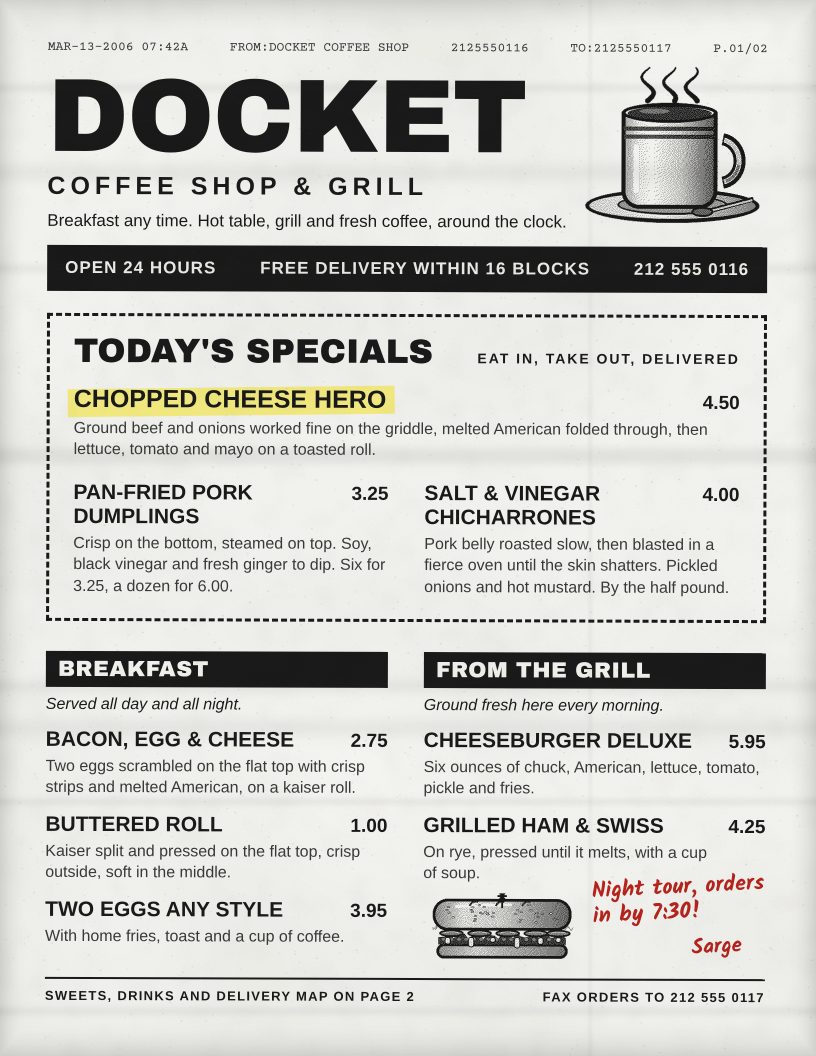
#> input picture wip/print/16-blocks/p1.png, 1632 x 2112 px, given in place of src-club.jpg, which was not available (shown at 1/2 size)
$ python paint.py
#> lines starting #> are read from the running program, lines starting #| are printed output that depends on the picture
"""Assets for the Heritage Club bill of fare (Trading Places, 1983). US Letter, painted at 2x.
  still-hall.jpg     : TMDB still of the club's front hall, cropped wide for the back
  wear-front/back    : soft aged vignette toward the edges, low-detail mottling, no marks over text
"""
import os
import numpy as np
from PIL import Image, ImageEnhance

D = os.path.dirname(os.path.abspath(__file__))
A = os.path.join(D, 'assets')
S = 2
W, H = 816, 1056

src = Image.open(os.path.join(A, 'src-club.jpg')).convert('RGB')
#> src is the input picture: PIL image 1632x2112 RGB; mean R, G, B 203.5, 203, 198.8


def bright(im, b=1.10, c=1.06, s=1.04):
#> called with b = 1.14, c = 1.05, s = 1.04
    im = ImageEnhance.Brightness(im).enhance(b)
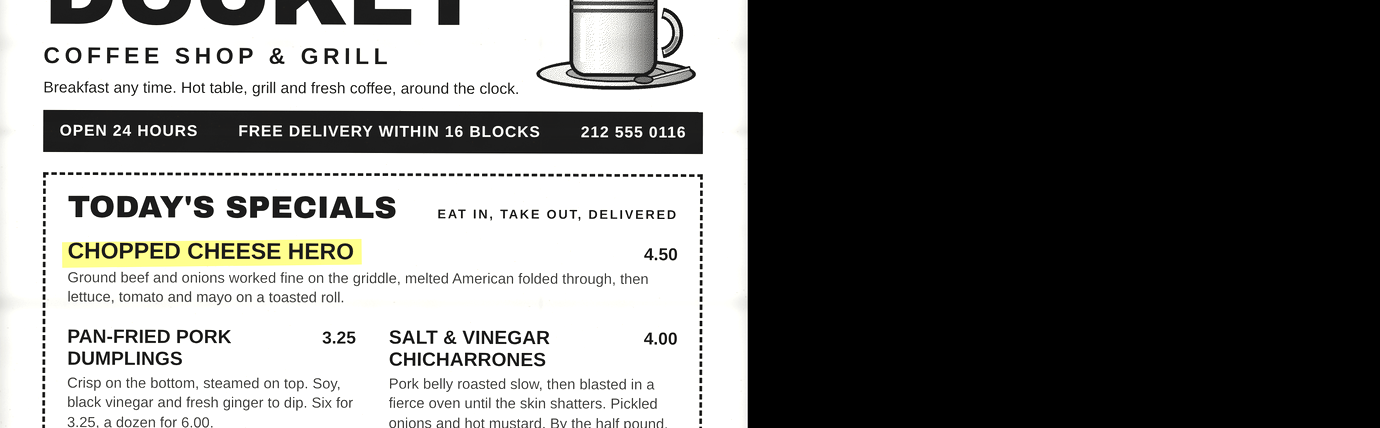
#> im: PIL image 1380x428 RGB; mean R, G, B 116.1, 116, 114.7
    im = ImageEnhance.Contrast(im).enhance(c)
    return ImageEnhance.Color(im).enhance(s)


# back still: 690 x 214 CSS px
hw, hh = 690 * S, 214 * S
cw = 3012; ch = int(cw * hh / hw); top = 250
bright(src.crop((0, top, cw, top + ch)).resize((hw, hh), Image.LANCZOS), 1.14, 1.05).save(
    os.path.join(A, 'still-hall.jpg'), quality=90)


def noise(h, w, base, seed, octaves=3):
#> called with h = 2112, w = 1632, base = 3, seed = 11, octaves = 3
    r = np.random.default_rng(seed); out = np.zeros((h, w)); amp = 1.0; tot = 0
    for o in range(octaves):
        n = base * 2 ** o
        g = r.standard_normal((n + 1, int(n * w / h) + 1)).astype(np.float32)
        out += amp * np.asarray(Image.fromarray(g, mode='F').resize((w, h), Image.BICUBIC)); tot += amp; amp *= 0.5
    return out / tot


def wear(name, seed):
    gw, gh = W * S, H * S
    y, x = np.mgrid[0:gh, 0:gw].astype(np.float32)
    dx = np.minimum(x, gw - 1 - x) / gw; dy = np.minimum(y, gh - 1 - y) / gh
    edge = np.clip(1 - np.minimum(dx * 7.5, dy * 9.5), 0, 1) ** 2.4
    mott = noise(gh, gw, 3, seed)
    a = np.clip(edge * 0.30 + (mott * 0.5 + 0.5) * 0.045 * (0.4 + edge), 0, 0.36)
    rgba = np.zeros((gh, gw, 4), np.uint8)
    rgba[..., 0], rgba[..., 1], rgba[..., 2] = 120, 78, 40
    rgba[..., 3] = (a * 255).astype(np.uint8)
    Image.fromarray(rgba, 'RGBA').save(os.path.join(A, name))
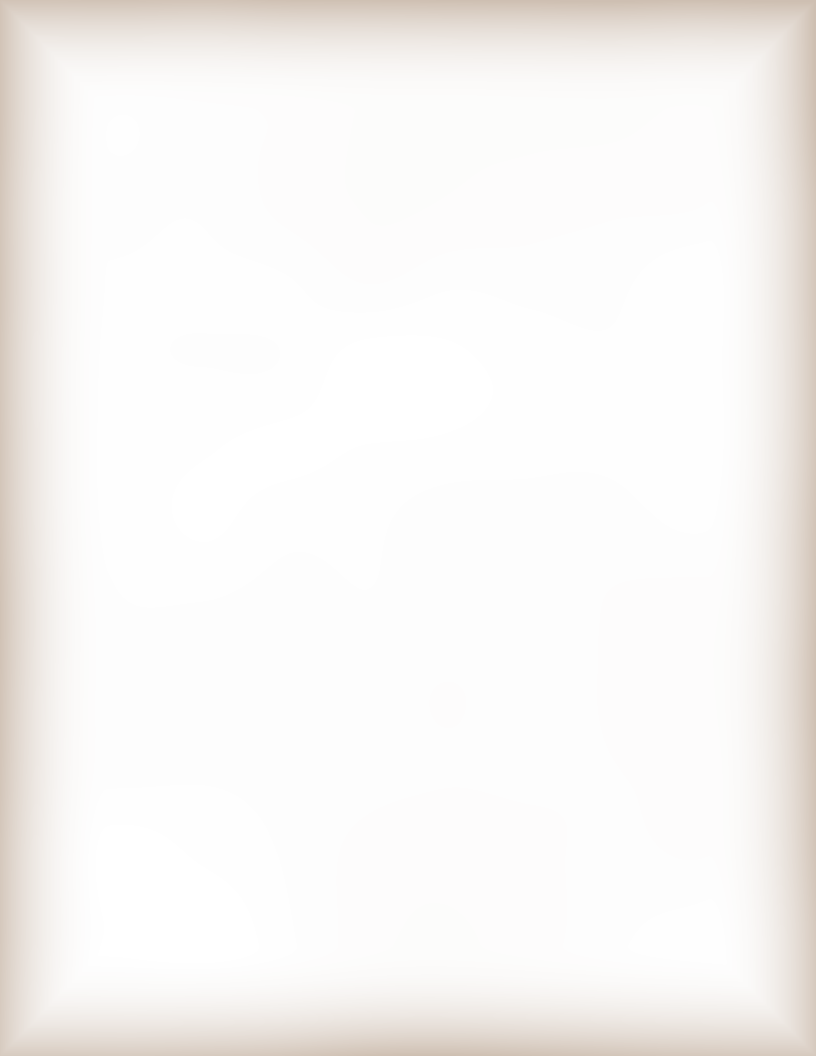
#> saved as wear-front.png: PIL image 1632x2112 RGBA (shown at 1/2 size); mean R, G, B, A 120, 78, 40, 13; transparent parts drawn white


wear('wear-front.png', 11)
wear('wear-back.png', 23)
print('painted')

$ run again, on wip/print/16-blocks/p2.png
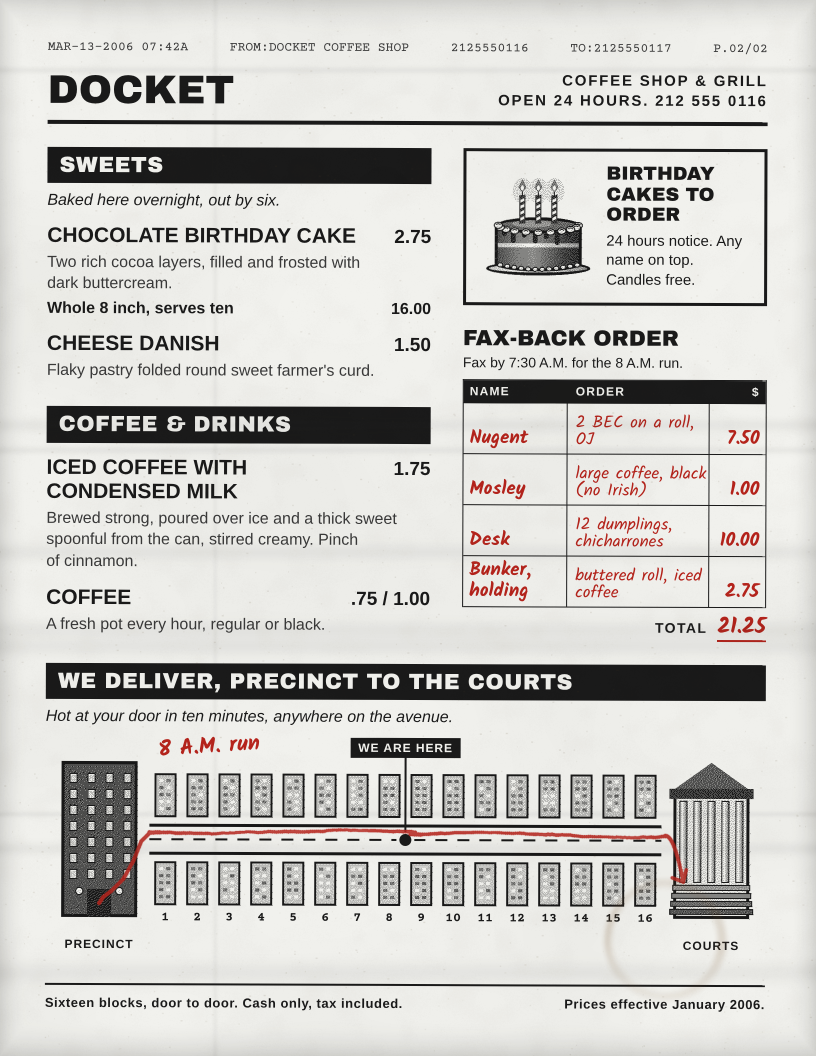
#> input picture wip/print/16-blocks/p2.png, 1632 x 2112 px, given in place of src-club.jpg, which was not available (shown at 1/2 size)
#> src is the input picture: PIL image 1632x2112 RGB; mean R, G, B 203.6, 202.2, 198.8
#> in bright, `im = ImageEnhance.Brightness(im).enhance(b)`:
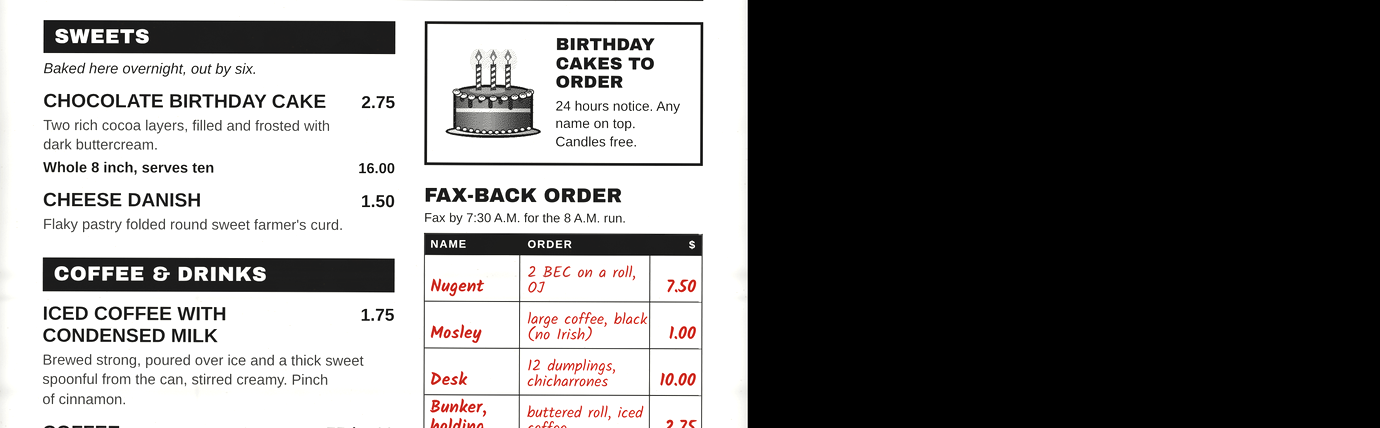
#> im: PIL image 1380x428 RGB; mean R, G, B 119.3, 118.2, 117.9
